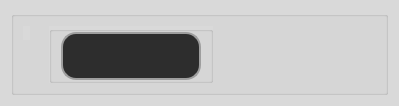
<?xml version="1.0" encoding="UTF-8"?>
<ui version="4.0">
 <class>Form</class>
 <widget class="QWidget" name="Form">
  <property name="geometry">
   <rect>
    <x>0</x>
    <y>0</y>
    <width>399</width>
    <height>106</height>
   </rect>
  </property>
  <property name="windowTitle">
   <string>Form</string>
  </property>
  <property name="styleSheet">
   <string notr="true">background-color: rgb(217, 217, 217);</string>
  </property>
  <layout class="QVBoxLayout" name="verticalLayout">
   <item>
    <widget class="QGroupBox" name="groupBox">
     <property name="styleSheet">
      <string notr="true">background-color: rgb(217, 217, 217);</string>
     </property>
     <property name="title">
      <string/>
     </property>
     <layout class="QHBoxLayout" name="horizontalLayout">
      <item>
       <layout class="QVBoxLayout" name="verticalLayout_2">
        <item>
         <widget class="QLabel" name="label_3">
          <property name="sizePolicy">
           <sizepolicy hsizetype="Fixed" vsizetype="Fixed">
            <horstretch>0</horstretch>
            <verstretch>0</verstretch>
           </sizepolicy>
          </property>
          <property name="text">
           <string/>
          </property>
          <property name="pixmap">
           <pixmap>../img/avaBot(1).jpg</pixmap>
          </property>
         </widget>
        </item>
        <item>
         <spacer name="verticalSpacer">
          <property name="orientation">
           <enum>Qt::Vertical</enum>
          </property>
          <property name="sizeHint" stdset="0">
           <size>
            <width>20</width>
            <height>40</height>
           </size>
          </property>
         </spacer>
        </item>
       </layout>
      </item>
      <item>
       <layout class="QHBoxLayout" name="horizontalLayout_2">
        <property name="leftMargin">
         <number>0</number>
        </property>
        <item>
         <widget class="QGroupBox" name="groupBox_2">
          <property name="sizePolicy">
           <sizepolicy hsizetype="MinimumExpanding" vsizetype="Preferred">
            <horstretch>0</horstretch>
            <verstretch>0</verstretch>
           </sizepolicy>
          </property>
          <property name="title">
           <string/>
          </property>
          <layout class="QVBoxLayout" name="verticalLayout_3">
           <property name="topMargin">
            <number>0</number>
           </property>
           <property name="bottomMargin">
            <number>0</number>
           </property>
           <item>
            <widget class="QLabel" name="label_4">
             <property name="sizePolicy">
              <sizepolicy hsizetype="MinimumExpanding" vsizetype="Preferred">
               <horstretch>0</horstretch>
               <verstretch>0</verstretch>
              </sizepolicy>
             </property>
             <property name="styleSheet">
              <string notr="true">font: 12pt &quot;MS Sans Serif&quot;;
color: rgb(255, 255, 255);
	border: 2px solid rgb(158, 158, 158);
	border-radius: 15px;
background-color: rgb(45, 45, 45);</string>
             </property>
             <property name="text">
              <string/>
             </property>
             <property name="wordWrap">
              <bool>true</bool>
             </property>
            </widget>
           </item>
          </layout>
         </widget>
        </item>
       </layout>
      </item>
      <item>
       <spacer name="horizontalSpacer">
        <property name="orientation">
         <enum>Qt::Horizontal</enum>
        </property>
        <property name="sizeHint" stdset="0">
         <size>
          <width>40</width>
          <height>20</height>
         </size>
        </property>
       </spacer>
      </item>
     </layout>
    </widget>
   </item>
  </layout>
 </widget>
 <resources/>
 <connections/>
</ui>
